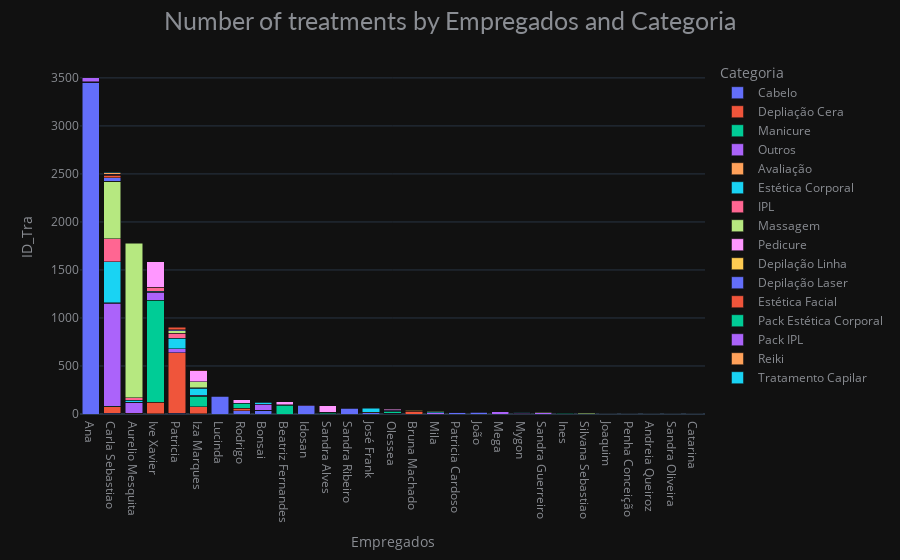
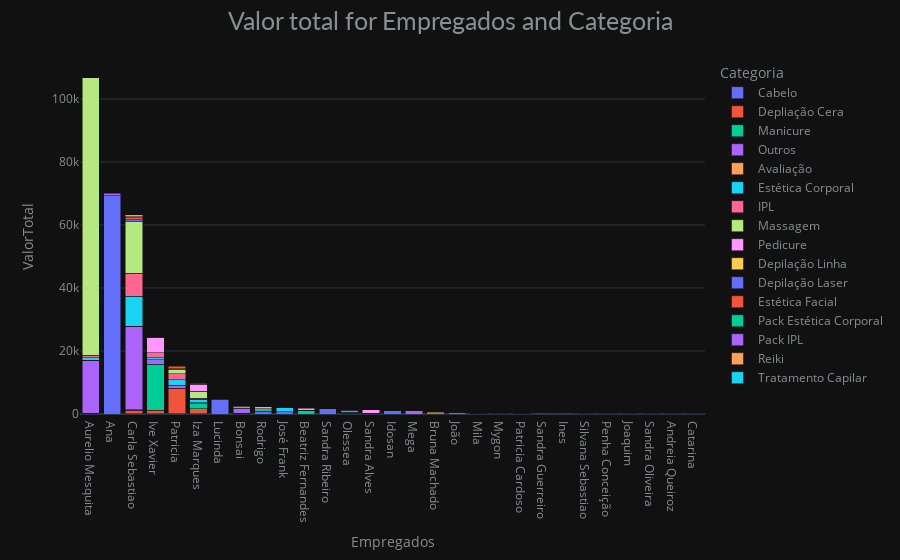

The notebook cell these images were saved under, in order:
### Code cell
plot_trents(df_final, ['Empregados', 'Categoria'], 'ID_Tra', 'ValorTotal')

### Figure 1 — Plotly figure (JSON) as saved in the notebook; plotly's stock layout.template omitted (floating-point values rounded to 4 significant figures)
{"data": [{"alignmentgroup": "True", "hovertemplate": "Categoria=Cabelo<br>Empregados=%{x}<br>ID_Tra=%{y}<extra></extra>", "legendgroup": "Cabelo", "marker": {"color": "#636efa", "pattern": {"shape": ""}}, "name": "Cabelo", "offsetgroup": "Cabelo", "orientation": "v", "showlegend": true, "textposition": "auto", "type": "bar", "x": ["Ana", "Aurelio Mesquita", "Bonsai", "Carla Sebastiao", "Idosan", "Ive Xavier", "Iza Marques", "José Frank", "João", "Lucinda", "Olessea", "Patricia", "Patricia Cardoso", "Rodrigo", "Sandra Ribeiro"], "xaxis": "x", "y": [3456, 4, 36, 9, 86, 1, 1, 11, 19, 185, 7, 6, 18, 36, 62], "yaxis": "y"}, {"alignmentgroup": "True", "hovertemplate": "Categoria=Depliação Cera<br>Empregados=%{x}<br>ID_Tra=%{y}<extra></extra>", "legendgroup": "Depliação Cera", "marker": {"color": "#EF553B", "pattern": {"shape": ""}}, "name": "Depliação Cera", "offsetgroup": "Depliação Cera", "orientation": "v", "showlegend": true, "textposition": "auto", "type": "bar", "x": ["Ana", "Aurelio Mesquita", "Bonsai", "Bruna Machado", "Carla Sebastiao", "Ive Xavier", "Iza Marques", "João", "Olessea", "Patricia", "Penha Conceição", "Rodrigo", "Sandra Alves", "Sandra Ribeiro"], "xaxis": "x", "y": [1, 4, 3, 31, 68, 123, 75, 2, 2, 631, 2, 25, 3, 2], "yaxis": "y"}, {"alignmentgroup": "True", "hovertemplate": "Categoria=Manicure<br>Empregados=%{x}<br>ID_Tra=%{y}<extra></extra>", "legendgroup": "Manicure", "marker": {"color": "#00cc96", "pattern": {"shape": ""}}, "name": "Manicure", "offsetgroup": "Manicure", "orientation": "v", "showlegend": true, "textposition": "auto", "type": "bar", "x": ["Ana", "Andreia Queiroz", "Beatriz Fernandes", "Bonsai", "Carla Sebastiao", "Idosan", "Ines", "Ive Xavier", "Iza Marques", "Olessea", "Rodrigo", "Sandra Alves"], "xaxis": "x", "y": [2, 1, 93, 1, 6, 1, 10, 1061, 107, 21, 53, 16], "yaxis": "y"}, {"alignmentgroup": "True", "hovertemplate": "Categoria=Outros<br>Empregados=%{x}<br>ID_Tra=%{y}<extra></extra>", "legendgroup": "Outros", "marker": {"color": "#ab63fa", "pattern": {"shape": ""}}, "name": "Outros", "offsetgroup": "Outros", "orientation": "v", "showlegend": true, "textposition": "auto", "type": "bar", "x": ["Ana", "Aurelio Mesquita", "Beatriz Fernandes", "Bonsai", "Bruna Machado", "Carla Sebastiao", "Idosan", "Ive Xavier", "Iza Marques", "Joaquim", "José Frank", "João", "Lucinda", "Mega", "Mila", "Mygon", "Olessea", "Patricia", "Patricia Cardoso", "Sandra Alves", "Sandra Guerreiro", "Sandra Oliveira"], "xaxis": "x", "y": [43, 112, 1, 62, 2, 1072, 3, 81, 14, 3, 2, 2, 3, 23, 15, 9, 11, 44, 1, 1, 14, 1], "yaxis": "y"}, {"alignmentgroup": "True", "hovertemplate": "Categoria=Avaliação<br>Empregados=%{x}<br>ID_Tra=%{y}<extra></extra>", "legendgroup": "Avaliação", "marker": {"color": "#FFA15A", "pattern": {"shape": ""}}, "name": "Avaliação", "offsetgroup": "Avaliação", "orientation": "v", "showlegend": true, "textposition": "auto", "type": "bar", "x": ["Aurelio Mesquita", "Carla Sebastiao", "José Frank"], "xaxis": "x", "y": [2, 5, 5], "yaxis": "y"}, {"alignmentgroup": "True", "hovertemplate": "Categoria=Estética Corporal<br>Empregados=%{x}<br>ID_Tra=%{y}<extra></extra>", "legendgroup": "Estética Corporal", "marker": {"color": "#19d3f3", "pattern": {"shape": ""}}, "name": "Estética Corporal", "offsetgroup": "Estética Corporal", "orientation": "v", "showlegend": true, "textposition": "auto", "type": "bar", "x": ["Aurelio Mesquita", "Bonsai", "Carla Sebastiao", "Ive Xavier", "Iza Marques", "Mila", "Mygon", "Patricia"], "xaxis": "x", "y": [20, 21, 425, 14, 73, 10, 9, 110], "yaxis": "y"}, {"alignmentgroup": "True", "hovertemplate": "Categoria=IPL<br>Empregados=%{x}<br>ID_Tra=%{y}<extra></extra>", "legendgroup": "IPL", "marker": {"color": "#FF6692", "pattern": {"shape": ""}}, "name": "IPL", "offsetgroup": "IPL", "orientation": "v", "showlegend": true, "textposition": "auto", "type": "bar", "x": ["Aurelio Mesquita", "Carla Sebastiao", "Ive Xavier", "Iza Marques", "Mygon", "Patricia"], "xaxis": "x", "y": [27, 241, 41, 5, 1, 52], "yaxis": "y"}, {"alignmentgroup": "True", "hovertemplate": "Categoria=Massagem<br>Empregados=%{x}<br>ID_Tra=%{y}<extra></extra>", "legendgroup": "Massagem", "marker": {"color": "#B6E880", "pattern": {"shape": ""}}, "name": "Massagem", "offsetgroup": "Massagem", "orientation": "v", "showlegend": true, "textposition": "auto", "type": "bar", "x": ["Aurelio Mesquita", "Bonsai", "Carla Sebastiao", "Catarina", "Iza Marques", "Mila", "Patricia", "Patricia Cardoso", "Sandra Guerreiro", "Silvana Sebastiao"], "xaxis": "x", "y": [1609, 6, 596, 1, 63, 3, 26, 6, 5, 10], "yaxis": "y"}, {"alignmentgroup": "True", "hovertemplate": "Categoria=Pedicure<br>Empregados=%{x}<br>ID_Tra=%{y}<extra></extra>", "legendgroup": "Pedicure", "marker": {"color": "#FF97FF", "pattern": {"shape": ""}}, "name": "Pedicure", "offsetgroup": "Pedicure", "orientation": "v", "showlegend": true, "textposition": "auto", "type": "bar", "x": ["Beatriz Fernandes", "Carla Sebastiao", "Ines", "Ive Xavier", "Iza Marques", "Olessea", "Rodrigo", "Sandra Alves"], "xaxis": "x", "y": [34, 1, 3, 263, 110, 8, 36, 65], "yaxis": "y"}, {"alignmentgroup": "True", "hovertemplate": "Categoria=Depilação Linha<br>Empregados=%{x}<br>ID_Tra=%{y}<extra></extra>", "legendgroup": "Depilação Linha", "marker": {"color": "#FECB52", "pattern": {"shape": ""}}, "name": "Depilação Linha", "offsetgroup": "Depilação Linha", "orientation": "v", "showlegend": true, "textposition": "auto", "type": "bar", "x": ["Bruna Machado"], "xaxis": "x", "y": [8], "yaxis": "y"}, {"alignmentgroup": "True", "hovertemplate": "Categoria=Depilação Laser<br>Empregados=%{x}<br>ID_Tra=%{y}<extra></extra>", "legendgroup": "Depilação Laser", "marker": {"color": "#636efa", "pattern": {"shape": ""}}, "name": "Depilação Laser", "offsetgroup": "Depilação Laser", "orientation": "v", "showlegend": true, "textposition": "auto", "type": "bar", "x": ["Carla Sebastiao", "Ive Xavier", "Iza Marques", "Patricia"], "xaxis": "x", "y": [36, 4, 2, 7], "yaxis": "y"}, {"alignmentgroup": "True", "hovertemplate": "Categoria=Estética Facial<br>Empregados=%{x}<br>ID_Tra=%{y}<extra></extra>", "legendgroup": "Estética Facial", "marker": {"color": "#EF553B", "pattern": {"shape": ""}}, "name": "Estética Facial", "offsetgroup": "Estética Facial", "orientation": "v", "showlegend": true, "textposition": "auto", "type": "bar", "x": ["Carla Sebastiao", "Iza Marques", "Patricia"], "xaxis": "x", "y": [26, 7, 30], "yaxis": "y"}, {"alignmentgroup": "True", "hovertemplate": "Categoria=Pack Estética Corporal<br>Empregados=%{x}<br>ID_Tra=%{y}<extra></extra>", "legendgroup": "Pack Estética Corporal", "marker": {"color": "#00cc96", "pattern": {"shape": ""}}, "name": "Pack Estética Corporal", "offsetgroup": "Pack Estética Corporal", "orientation": "v", "showlegend": true, "textposition": "auto", "type": "bar", "x": ["Carla Sebastiao"], "xaxis": "x", "y": [7], "yaxis": "y"}, {"alignmentgroup": "True", "hovertemplate": "Categoria=Pack IPL<br>Empregados=%{x}<br>ID_Tra=%{y}<extra></extra>", "legendgroup": "Pack IPL", "marker": {"color": "#ab63fa", "pattern": {"shape": ""}}, "name": "Pack IPL", "offsetgroup": "Pack IPL", "orientation": "v", "showlegend": true, "textposition": "auto", "type": "bar", "x": ["Carla Sebastiao"], "xaxis": "x", "y": [3], "yaxis": "y"}, {"alignmentgroup": "True", "hovertemplate": "Categoria=Reiki<br>Empregados=%{x}<br>ID_Tra=%{y}<extra></extra>", "legendgroup": "Reiki", "marker": {"color": "#FFA15A", "pattern": {"shape": ""}}, "name": "Reiki", "offsetgroup": "Reiki", "orientation": "v", "showlegend": true, "textposition": "auto", "type": "bar", "x": ["Carla Sebastiao"], "xaxis": "x", "y": [19], "yaxis": "y"}, {"alignmentgroup": "True", "hovertemplate": "Categoria=Tratamento Capilar<br>Empregados=%{x}<br>ID_Tra=%{y}<extra></extra>", "legendgroup": "Tratamento Capilar", "marker": {"color": "#19d3f3", "pattern": {"shape": ""}}, "name": "Tratamento Capilar", "offsetgroup": "Tratamento Capilar", "orientation": "v", "showlegend": true, "textposition": "auto", "type": "bar", "x": ["Carla Sebastiao", "José Frank"], "xaxis": "x", "y": [1, 44], "yaxis": "y"}], "layout": {"barmode": "stack", "font": {"color": "#8a8d93"}, "hoverlabel": {"bgcolor": "#f2f2f2", "font": {"family": "Lato, sans-serif", "size": 13}}, "legend": {"title": {"text": "Categoria"}, "tracegroupgap": 0}, "margin": {"t": 60}, "title": {"font": {"color": "#8a8d93", "family": "Lato, sans-serif", "size": 25}, "text": "Number of treatments by Empregados and Categoria", "x": 0.5}, "xaxis": {"anchor": "y", "categoryorder": "total descending", "domain": [0, 1], "title": {"text": "Empregados"}}, "yaxis": {"anchor": "x", "domain": [0, 1], "title": {"text": "ID_Tra"}}}}

### Figure 2 — Plotly figure (JSON) as saved in the notebook; plotly's stock layout.template omitted (floating-point values rounded to 4 significant figures)
{"data": [{"alignmentgroup": "True", "hovertemplate": "Categoria=Cabelo<br>Empregados=%{x}<br>ValorTotal=%{y}<extra></extra>", "legendgroup": "Cabelo", "marker": {"color": "#636efa", "pattern": {"shape": ""}}, "name": "Cabelo", "offsetgroup": "Cabelo", "orientation": "v", "showlegend": true, "textposition": "auto", "type": "bar", "x": ["Ana", "Aurelio Mesquita", "Bonsai", "Carla Sebastiao", "Idosan", "Ive Xavier", "Iza Marques", "José Frank", "João", "Lucinda", "Olessea", "Patricia", "Patricia Cardoso", "Rodrigo", "Sandra Ribeiro"], "xaxis": "x", "y": [69270.0, 65.3, 137.2, 157, 1120.0, 8.5, 9, 659, 352, 4747.0, 159, 65, 227.1, 741, 1633.0], "yaxis": "y"}, {"alignmentgroup": "True", "hovertemplate": "Categoria=Depliação Cera<br>Empregados=%{x}<br>ValorTotal=%{y}<extra></extra>", "legendgroup": "Depliação Cera", "marker": {"color": "#EF553B", "pattern": {"shape": ""}}, "name": "Depliação Cera", "offsetgroup": "Depliação Cera", "orientation": "v", "showlegend": true, "textposition": "auto", "type": "bar", "x": ["Ana", "Aurelio Mesquita", "Bonsai", "Bruna Machado", "Carla Sebastiao", "Ive Xavier", "Iza Marques", "João", "Olessea", "Patricia", "Penha Conceição", "Rodrigo", "Sandra Alves", "Sandra Ribeiro"], "xaxis": "x", "y": [5, 136, 35, 373.5, 1068.0, 1104.0, 1692.0, 25, 12, 8176.0, 60, 211.5, 28, 16], "yaxis": "y"}, {"alignmentgroup": "True", "hovertemplate": "Categoria=Manicure<br>Empregados=%{x}<br>ValorTotal=%{y}<extra></extra>", "legendgroup": "Manicure", "marker": {"color": "#00cc96", "pattern": {"shape": ""}}, "name": "Manicure", "offsetgroup": "Manicure", "orientation": "v", "showlegend": true, "textposition": "auto", "type": "bar", "x": ["Ana", "Andreia Queiroz", "Beatriz Fernandes", "Bonsai", "Carla Sebastiao", "Idosan", "Ines", "Ive Xavier", "Iza Marques", "Olessea", "Rodrigo", "Sandra Alves"], "xaxis": "x", "y": [12, 15, 1216.0, 9.9, 57, 13, 144, 14696, 1614.0, 395, 717, 162.8], "yaxis": "y"}, {"alignmentgroup": "True", "hovertemplate": "Categoria=Outros<br>Empregados=%{x}<br>ValorTotal=%{y}<extra></extra>", "legendgroup": "Outros", "marker": {"color": "#ab63fa", "pattern": {"shape": ""}}, "name": "Outros", "offsetgroup": "Outros", "orientation": "v", "showlegend": true, "textposition": "auto", "type": "bar", "x": ["Ana", "Aurelio Mesquita", "Beatriz Fernandes", "Bonsai", "Bruna Machado", "Carla Sebastiao", "Idosan", "Ive Xavier", "Iza Marques", "Joaquim", "José Frank", "João", "Lucinda", "Mega", "Mila", "Mygon", "Olessea", "Patricia", "Patricia Cardoso", "Sandra Alves", "Sandra Guerreiro", "Sandra Oliveira"], "xaxis": "x", "y": [836.3, 16810.0, 15, 1679.0, 40, 26560.0, 26.5, 1481.0, 292.9, 60, 120, 20, 37.55, 960, 174, 147, 602, 917.4, 0, 20, 131, 20], "yaxis": "y"}, {"alignmentgroup": "True", "hovertemplate": "Categoria=Avaliação<br>Empregados=%{x}<br>ValorTotal=%{y}<extra></extra>", "legendgroup": "Avaliação", "marker": {"color": "#FFA15A", "pattern": {"shape": ""}}, "name": "Avaliação", "offsetgroup": "Avaliação", "orientation": "v", "showlegend": true, "textposition": "auto", "type": "bar", "x": ["Aurelio Mesquita", "Carla Sebastiao", "José Frank"], "xaxis": "x", "y": [0, 39, 0], "yaxis": "y"}, {"alignmentgroup": "True", "hovertemplate": "Categoria=Estética Corporal<br>Empregados=%{x}<br>ValorTotal=%{y}<extra></extra>", "legendgroup": "Estética Corporal", "marker": {"color": "#19d3f3", "pattern": {"shape": ""}}, "name": "Estética Corporal", "offsetgroup": "Estética Corporal", "orientation": "v", "showlegend": true, "textposition": "auto", "type": "bar", "x": ["Aurelio Mesquita", "Bonsai", "Carla Sebastiao", "Ive Xavier", "Iza Marques", "Mila", "Mygon", "Patricia"], "xaxis": "x", "y": [805, 434, 9412.0, 559.4, 1053, 105, 159, 1740.0], "yaxis": "y"}, {"alignmentgroup": "True", "hovertemplate": "Categoria=IPL<br>Empregados=%{x}<br>ValorTotal=%{y}<extra></extra>", "legendgroup": "IPL", "marker": {"color": "#FF6692", "pattern": {"shape": ""}}, "name": "IPL", "offsetgroup": "IPL", "orientation": "v", "showlegend": true, "textposition": "auto", "type": "bar", "x": ["Aurelio Mesquita", "Carla Sebastiao", "Ive Xavier", "Iza Marques", "Mygon", "Patricia"], "xaxis": "x", "y": [910, 7364.0, 1657, 264, 49, 1810.0], "yaxis": "y"}, {"alignmentgroup": "True", "hovertemplate": "Categoria=Massagem<br>Empregados=%{x}<br>ValorTotal=%{y}<extra></extra>", "legendgroup": "Massagem", "marker": {"color": "#B6E880", "pattern": {"shape": ""}}, "name": "Massagem", "offsetgroup": "Massagem", "orientation": "v", "showlegend": true, "textposition": "auto", "type": "bar", "x": ["Aurelio Mesquita", "Bonsai", "Carla Sebastiao", "Catarina", "Iza Marques", "Mila", "Patricia", "Patricia Cardoso", "Sandra Guerreiro", "Silvana Sebastiao"], "xaxis": "x", "y": [88010.0, 164.7, 16310.0, 15, 2330, 103.5, 1522.0, 89.7, 151, 140], "yaxis": "y"}, {"alignmentgroup": "True", "hovertemplate": "Categoria=Pedicure<br>Empregados=%{x}<br>ValorTotal=%{y}<extra></extra>", "legendgroup": "Pedicure", "marker": {"color": "#FF97FF", "pattern": {"shape": ""}}, "name": "Pedicure", "offsetgroup": "Pedicure", "orientation": "v", "showlegend": true, "textposition": "auto", "type": "bar", "x": ["Beatriz Fernandes", "Carla Sebastiao", "Ines", "Ive Xavier", "Iza Marques", "Olessea", "Rodrigo", "Sandra Alves"], "xaxis": "x", "y": [572.1, 12, 58, 4832.0, 2195.0, 181, 705, 1066.0], "yaxis": "y"}, {"alignmentgroup": "True", "hovertemplate": "Categoria=Depilação Linha<br>Empregados=%{x}<br>ValorTotal=%{y}<extra></extra>", "legendgroup": "Depilação Linha", "marker": {"color": "#FECB52", "pattern": {"shape": ""}}, "name": "Depilação Linha", "offsetgroup": "Depilação Linha", "orientation": "v", "showlegend": true, "textposition": "auto", "type": "bar", "x": ["Bruna Machado"], "xaxis": "x", "y": [369], "yaxis": "y"}, {"alignmentgroup": "True", "hovertemplate": "Categoria=Depilação Laser<br>Empregados=%{x}<br>ValorTotal=%{y}<extra></extra>", "legendgroup": "Depilação Laser", "marker": {"color": "#636efa", "pattern": {"shape": ""}}, "name": "Depilação Laser", "offsetgroup": "Depilação Laser", "orientation": "v", "showlegend": true, "textposition": "auto", "type": "bar", "x": ["Carla Sebastiao", "Ive Xavier", "Iza Marques", "Patricia"], "xaxis": "x", "y": [631, 62, 80, 122], "yaxis": "y"}, {"alignmentgroup": "True", "hovertemplate": "Categoria=Estética Facial<br>Empregados=%{x}<br>ValorTotal=%{y}<extra></extra>", "legendgroup": "Estética Facial", "marker": {"color": "#EF553B", "pattern": {"shape": ""}}, "name": "Estética Facial", "offsetgroup": "Estética Facial", "orientation": "v", "showlegend": true, "textposition": "auto", "type": "bar", "x": ["Carla Sebastiao", "Iza Marques", "Patricia"], "xaxis": "x", "y": [736.8, 216, 763.2], "yaxis": "y"}, {"alignmentgroup": "True", "hovertemplate": "Categoria=Pack Estética Corporal<br>Empregados=%{x}<br>ValorTotal=%{y}<extra></extra>", "legendgroup": "Pack Estética Corporal", "marker": {"color": "#00cc96", "pattern": {"shape": ""}}, "name": "Pack Estética Corporal", "offsetgroup": "Pack Estética Corporal", "orientation": "v", "showlegend": true, "textposition": "auto", "type": "bar", "x": ["Carla Sebastiao"], "xaxis": "x", "y": [243.8], "yaxis": "y"}, {"alignmentgroup": "True", "hovertemplate": "Categoria=Pack IPL<br>Empregados=%{x}<br>ValorTotal=%{y}<extra></extra>", "legendgroup": "Pack IPL", "marker": {"color": "#ab63fa", "pattern": {"shape": ""}}, "name": "Pack IPL", "offsetgroup": "Pack IPL", "orientation": "v", "showlegend": true, "textposition": "auto", "type": "bar", "x": ["Carla Sebastiao"], "xaxis": "x", "y": [50], "yaxis": "y"}, {"alignmentgroup": "True", "hovertemplate": "Categoria=Reiki<br>Empregados=%{x}<br>ValorTotal=%{y}<extra></extra>", "legendgroup": "Reiki", "marker": {"color": "#FFA15A", "pattern": {"shape": ""}}, "name": "Reiki", "offsetgroup": "Reiki", "orientation": "v", "showlegend": true, "textposition": "auto", "type": "bar", "x": ["Carla Sebastiao"], "xaxis": "x", "y": [572], "yaxis": "y"}, {"alignmentgroup": "True", "hovertemplate": "Categoria=Tratamento Capilar<br>Empregados=%{x}<br>ValorTotal=%{y}<extra></extra>", "legendgroup": "Tratamento Capilar", "marker": {"color": "#19d3f3", "pattern": {"shape": ""}}, "name": "Tratamento Capilar", "offsetgroup": "Tratamento Capilar", "orientation": "v", "showlegend": true, "textposition": "auto", "type": "bar", "x": ["Carla Sebastiao", "José Frank"], "xaxis": "x", "y": [0, 1249], "yaxis": "y"}], "layout": {"barmode": "stack", "font": {"color": "#8a8d93"}, "hoverlabel": {"bgcolor": "#f2f2f2", "font": {"family": "Lato, sans-serif", "size": 13}}, "legend": {"title": {"text": "Categoria"}, "tracegroupgap": 0}, "margin": {"t": 60}, "title": {"font": {"color": "#8a8d93", "family": "Lato, sans-serif", "size": 25}, "text": "Valor total for Empregados and Categoria", "x": 0.5}, "xaxis": {"anchor": "y", "categoryorder": "total descending", "domain": [0, 1], "title": {"text": "Empregados"}}, "yaxis": {"anchor": "x", "domain": [0, 1], "title": {"text": "ValorTotal"}}}}
